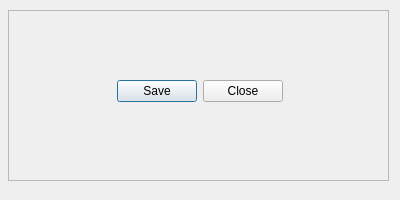
<?xml version="1.0" encoding="UTF-8"?>
<ui version="4.0">
 <class>CEditItemWidget</class>
 <widget class="QDialog" name="CEditItemWidget">
  <property name="geometry">
   <rect>
    <x>0</x>
    <y>0</y>
    <width>400</width>
    <height>200</height>
   </rect>
  </property>
  <property name="sizePolicy">
   <sizepolicy hsizetype="Fixed" vsizetype="Fixed">
    <horstretch>0</horstretch>
    <verstretch>0</verstretch>
   </sizepolicy>
  </property>
  <property name="windowTitle">
   <string>Dialog</string>
  </property>
  <widget class="QScrollArea" name="scrollArea">
   <property name="geometry">
    <rect>
     <x>8</x>
     <y>10</y>
     <width>381</width>
     <height>171</height>
    </rect>
   </property>
   <property name="sizePolicy">
    <sizepolicy hsizetype="Minimum" vsizetype="Minimum">
     <horstretch>0</horstretch>
     <verstretch>0</verstretch>
    </sizepolicy>
   </property>
   <property name="widgetResizable">
    <bool>true</bool>
   </property>
   <widget class="QWidget" name="scrollAreaWidgetContents_2">
    <property name="geometry">
     <rect>
      <x>0</x>
      <y>0</y>
      <width>379</width>
      <height>169</height>
     </rect>
    </property>
    <property name="contextMenuPolicy">
     <enum>Qt::NoContextMenu</enum>
    </property>
    <property name="layoutDirection">
     <enum>Qt::LeftToRight</enum>
    </property>
    <widget class="QWidget" name="verticalLayoutWidget">
     <property name="geometry">
      <rect>
       <x>10</x>
       <y>10</y>
       <width>361</width>
       <height>141</height>
      </rect>
     </property>
     <layout class="QVBoxLayout" name="MainLayout">
      <property name="sizeConstraint">
       <enum>QLayout::SetDefaultConstraint</enum>
      </property>
      <item>
       <layout class="QVBoxLayout" name="DataLayout">
        <property name="sizeConstraint">
         <enum>QLayout::SetDefaultConstraint</enum>
        </property>
       </layout>
      </item>
      <item>
       <widget class="QDialogButtonBox" name="buttonBox">
        <property name="orientation">
         <enum>Qt::Horizontal</enum>
        </property>
        <property name="standardButtons">
         <set>QDialogButtonBox::Close|QDialogButtonBox::Save</set>
        </property>
        <property name="centerButtons">
         <bool>true</bool>
        </property>
       </widget>
      </item>
     </layout>
    </widget>
   </widget>
  </widget>
 </widget>
 <resources/>
 <connections/>
</ui>
